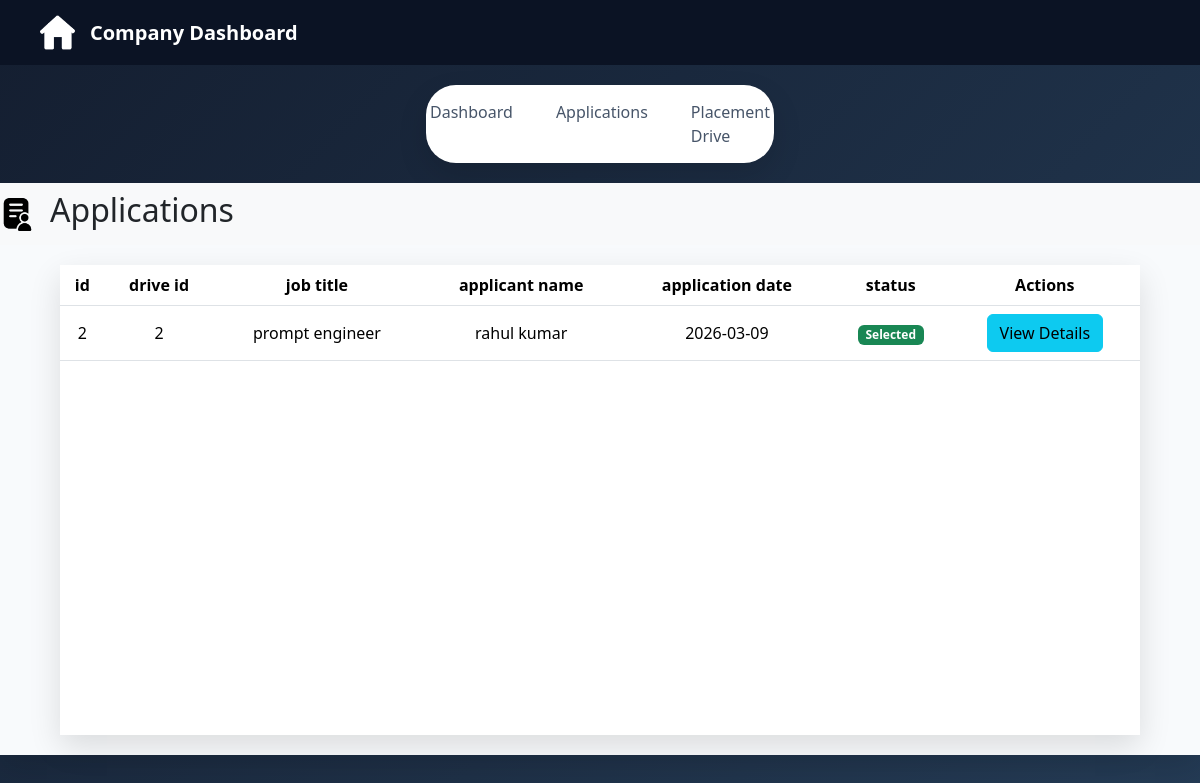
Screenshot of /company-applications/7 with the database file from the repository.
### application/model.py (models this page shows)
class Applications(db.Model):
    __tablename__ = "applications"
    id = db.Column(db.Integer , primary_key = True)
    drive_id = db.Column(db.Integer , db.ForeignKey('placementdrive.id') , nullable = False)
    student_id = db.Column(db.Integer , db.ForeignKey('student.id') , nullable = False)
    application_date =  db.Column(db.Date, nullable=False , default=db.func.current_date())
    status = db.Column(db.String(50), nullable=False, default='Applied')

class PlacementDrive(db.Model):
    __tablename__ = "placementdrive"
    id = db.Column(db.Integer , primary_key = True)
    company_id = db.Column(db.Integer , db.ForeignKey('company.id') , nullable = False)
    job_title = db.Column(db.String(100), nullable=False)
    mode = db.Column(db.String(50), nullable=False)
    package = db.Column(db.Float, nullable=False)
    eligibility = db.Column(db.Text , nullable = False)
    description = db.Column(db.Text,  nullable = False)
    deadline = db.Column(db.Date , nullable = False)
    status = db.Column(db.String(50), nullable=False, default='Pending')
    drive_application = db.relationship('Applications' , backref = 'placementdrive' ,cascade = "all, delete-orphan")

class Student(db.Model):
    __tablename__ = "student"
    id = db.Column(db.Integer , primary_key = True)
    user_id = db.Column(db.Integer ,db.ForeignKey('user.id'),nullable = False)
    name = db.Column(db.String(50) , nullable = False)
    academic_level = db.Column(db.String(100) , nullable = False)
    phone = db.Column(db.String(50) , nullable = False)
    resume = db.Column(db.LargeBinary , nullable = False)
    github_link = db.Column(db.String(300))
    student_applications = db.relationship('Applications',backref = "student" , cascade = "all, delete-orphan")

### application/controllers.py (the view)
@app.route('/company-applications/<int:company_id>')
def company_applications(company_id):
    company = db.session.get(Company, company_id)
    placement_drives = PlacementDrive.query.filter_by(company_id=company_id).all()
    applications = []
    for drive in placement_drives:
        application = Applications.query.filter_by(drive_id=drive.id).all()
        applications.extend(application)
    return render_template("/company/applications.html", company=company, applications=applications)

### templates/company/applications.html (shortened to what this page needs)
<!DOCTYPE html>
<html lang="en">
<head>
    <link href="https://cdn.jsdelivr.net/npm/bootstrap@5.3.8/dist/css/bootstrap.min.css" rel="stylesheet">
    <link rel="stylesheet" href="{{ url_for('static', filename='css/company.css') }}">
</head>
<body>
    <div class="dashboard-nav">
        <div class="nav-left">
            <img src="/static/images/home-logo.png" alt="home">
            <span>Company Dashboard</span>
        </div>
    </div>
    <div class="page-tabs">
        <a href="/company-dashboard/{{ company.id }}" class="active">Dashboard</a>
        <a href="/company-applications/{{ company.id }}">Applications</a>
        <a href="/company-placement-drive/{{ company.id }}">Placement Drive</a>
    </div>
    <nav class="navbar bg-body-tertiary">
        <div class="nav-left">
            <img  class= logos src="/static/images/applications.png" alt="home">
            <h2>Applications</h2>
        </div>
    </nav>
    <div class="applications-list">
        <div class="application-table">
            {% if applications %}
            <table class="table table-hover">
                <thead>
                    <tr>
                        <th>id</th>
                        <th>drive id</th>
                        <th>job title</th>
                        <th>applicant name</th>
                        <th>application date</th>
                        <th>status</th>
                        <th>Actions</th>
                    </tr>
                </thead>
                <tbody>
                    {% for application in applications %}
                    <tr>
                        <td>{{ application.id }}</td>
                        <td>{{ application.drive_id }}</td>
                        <td>{{ application.placementdrive.job_title }}</td>
                        <td>{{ application.student.name }}</td>
                        <td>{{ application.application_date }}</td>
                        {% if application.status == 'applied' %}
                        <td> <div class="badge text-bg-primary">Applied</div></td>
                        {% elif application.status == 'shortlisted' %}
                        <td> <div class="badge text-bg-warning">Shortlisted</div></td>
                        {% elif application.status == 'selected' %}
                        <td> <div class="badge text-bg-success">Selected</div></td>
                        {% elif application.status == 'rejected' %}
                        <td> <div class="badge text-bg-danger">Rejected</div></td>
                        {% endif %}
                        <td><a href="/applicant-details/{{ application.id }}" class="btn btn-info">View Details</a></td>
                    </tr>
                    {% endfor %}
                </tbody>
            </table>
            {% else %}
            <p class="text-center muted">No applications found.</p>
            {% endif %}
        </div>
    </div>
</body>
</html>

### static/css/company.css (style rules this page uses)
:root { --bg-gradient-start: #141e30; --bg-gradient-end: #243b55; --nav-bg: #0b1324; --nav-text: #ffffff; --nav-active: #f59e0b; --card-bg: #f8fafc; --card-white: #ffffff; --card-border: #e2e8f0; --text-primary: #0f172a; --text-secondary: #475569; --shadow-soft: 0 12px 30px rgba(0, 0, 0, 0.12); }
* { margin: 0; padding: 0; box-sizing: border-box; font-family: "Segoe UI", sans-serif; }
body { background: linear-gradient(135deg, var(--bg-gradient-start), var(--bg-gradient-end)); min-height: 100vh; }
.logos { width: 50px; height: 50px; }
.dashboard-nav { background-color: var(--nav-bg); padding: 15px 40px; }
.nav-left { display: flex; align-items: center; gap: 15px; }
.nav-left img { width: 35px; height: 35px; }
.nav-left span { color: var(--nav-text); font-size: 20px; font-weight: 630; }
.page-tabs { background: var(--card-white); margin: 20px auto; width: 29%; border-radius: 30px; padding: 15px 30px; display: flex; justify-content: center; gap: 43px; box-shadow: var(--shadow-soft); }
.page-tabs a { text-decoration: none; color: var(--text-secondary); font-weight: 500; transition: color 0.3s ease; }
.table th, .table td { text-align: center; vertical-align: middle; }
.applications-list { width: 100%; min-height: 510px; background-color: var(--card-bg); box-shadow: var(--shadow-soft); display: flex; justify-content: center; }
.application-table { width: 90%; height: auto; background-color: var(--card-white); box-shadow: var(--shadow-soft); margin: 20px 0px; }

### rows the page displays
Applications: id "2", drive_id "2", placementdrive.job_title "prompt engineer", student.name "rahul kumar", application_date "2026-03-09", status "Selected"
